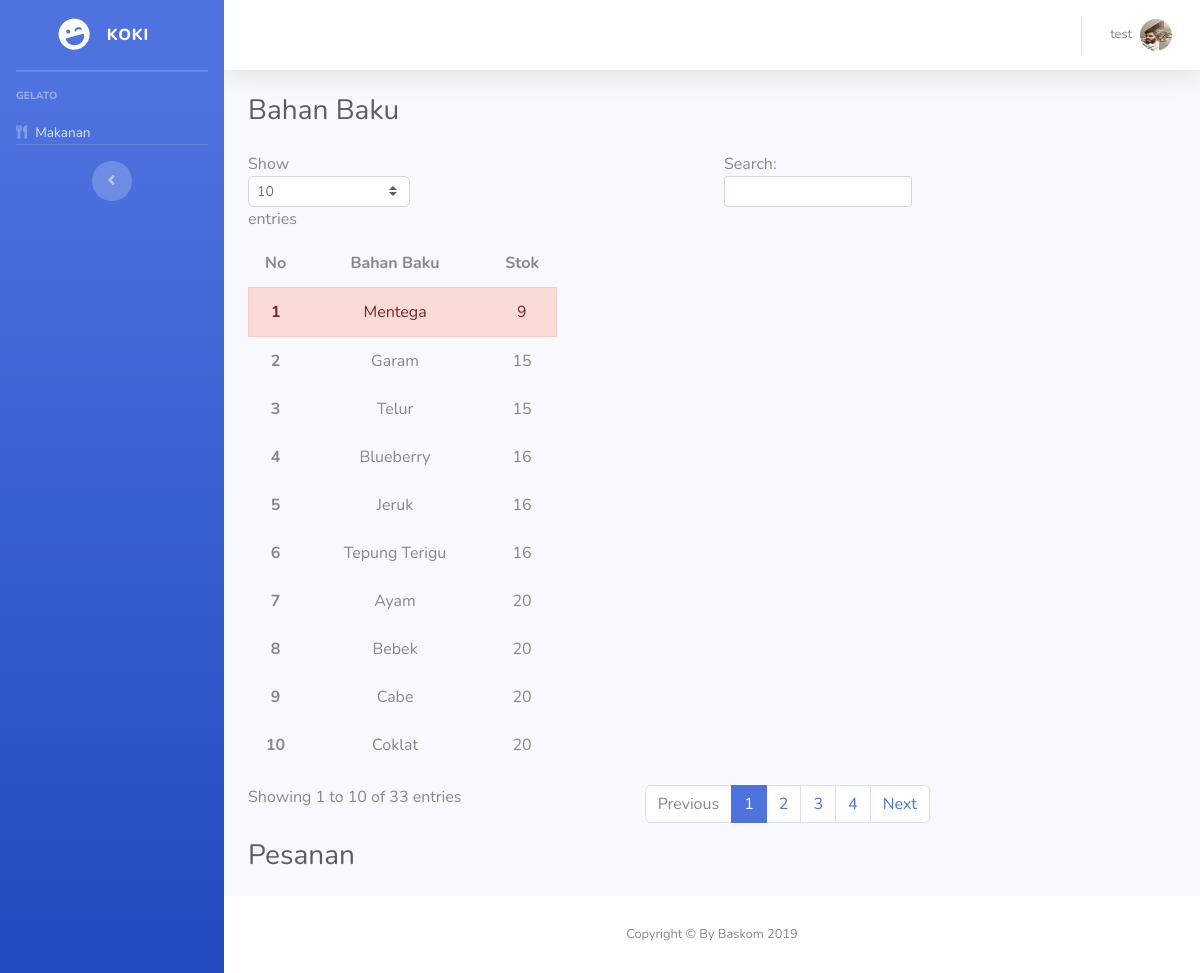
/makanan.php (signed in), run on the app's committed database.
### tables this page shows
CREATE TABLE `user` (
  `username` varchar(256) NOT NULL,
  `password` varchar(256) NOT NULL,
  `name` varchar(256) NOT NULL,
  `level` enum('Pelayan','Koki','Kasir','Pantry','Owner','Customer-service') NOT NULL,
  `image` varchar(256) NOT NULL
);

CREATE TABLE `bahan` (
  `id_bahan` int(11) NOT NULL,
  `bahan_baku` varchar(100) NOT NULL,
  `stok` int(11) NOT NULL
);

### makanan.php (the view, shortened to what this page needs)
<?php
include "security-Koki.php";
include "header.php";
include "topbar.php";
?>
<div class="container-fluid">
    <h1 class="h3 mb-4 text-gray-800">Bahan Baku</h1>
    <table id="dataTable" class="table table-borderless fa-fw col-lg-4">
        <thead>
            <tr>
                <th scope="col">No</th>
                <th scope="col">Bahan Baku</th>
                <th scope="col">Stok</th>
            </tr>
        </thead>
        <tbody>
            <?php
            $stok = mysqli_query($conn, "SELECT * FROM bahan ORDER BY stok,bahan_baku asc");
            $i = 1;
            while ($barang = mysqli_fetch_array($stok)) {
                if ($barang['stok'] < 10) {
                    ?>
                    <tr class="col-sm-10 alert alert-danger">
                        <th scope="row"><?= $i; ?></th>
                        <td><?= $barang['bahan_baku']; ?></td>
                        <td><?= $barang['stok']; ?></td>
                    </tr>
                <?php
            } else {
                ?>
                    <tr>
                        <th scope="row"><?= $i; ?></th>
                        <td><?= $barang['bahan_baku']; ?></td>
                        <td><?= $barang['stok']; ?></td>
                    </tr>
                <?php }
            $i++;
        } ?>
        </tbody>
    </table>
    <h1 class="h3 mb-4 text-gray-800">Pesanan</h1>
</div>
<?php include "footer.php" ?>

### topbar.php (shortened to what this page needs)
<div id="content-wrapper" class="d-flex flex-column">
    <div id="content">
        <nav class="navbar navbar-expand navbar-light bg-white topbar mb-4 static-top shadow">
            <ul class="navbar-nav ml-auto">
                <li class="nav-item dropdown no-arrow">
                    <a class="nav-link dropdown-toggle" href="#" id="userDropdown" role="button" data-toggle="dropdown" aria-haspopup="true" aria-expanded="false">
                        <?php
                        $username = $_SESSION['username'];
                        $profile = mysqli_query($conn, "SELECT * FROM user WHERE username='$username' ");
                        $cd = mysqli_fetch_array($profile);
                        ?>
                        <span class="mr-2 d-none d-lg-inline text-gray-600 small"><?= $cd['name']; ?></span>
                        <img class="img-profile rounded-circle" src="<?= $cd['image']; ?>">
                    </a>
                </li>
            </ul>
        </nav>

### data on the page
user: name "test", image (picture)
bahan: bahan_baku "Mentega", stok "9"
bahan: bahan_baku "Garam", stok "15"
bahan: bahan_baku "Telur", stok "15"
bahan: bahan_baku "Blueberry", stok "16"
bahan: bahan_baku "Jeruk", stok "16"
bahan: bahan_baku "Tepung Terigu", stok "16"
bahan: bahan_baku "Ayam", stok "20"
bahan: bahan_baku "Bebek", stok "20"
bahan: bahan_baku "Cabe", stok "20"
bahan: bahan_baku "Coklat", stok "20"

### other printed values
$_SESSION['level'] "KOKI"
